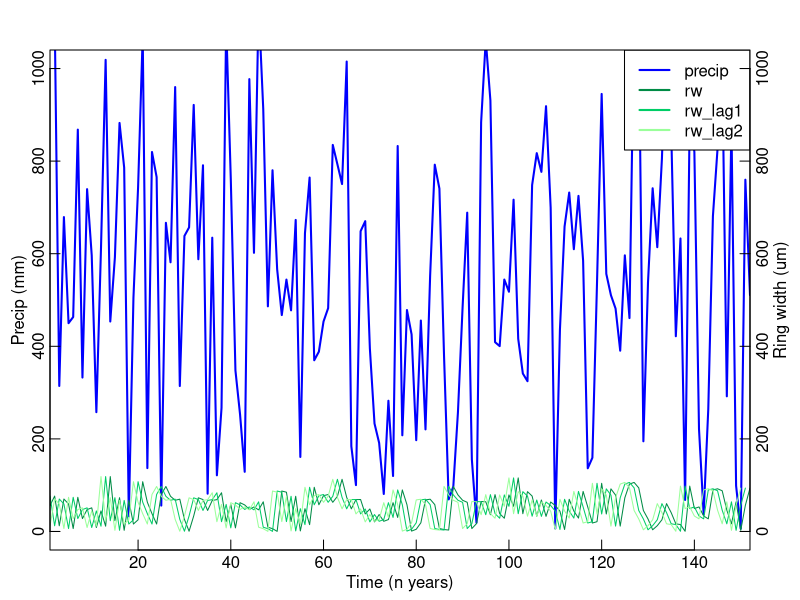
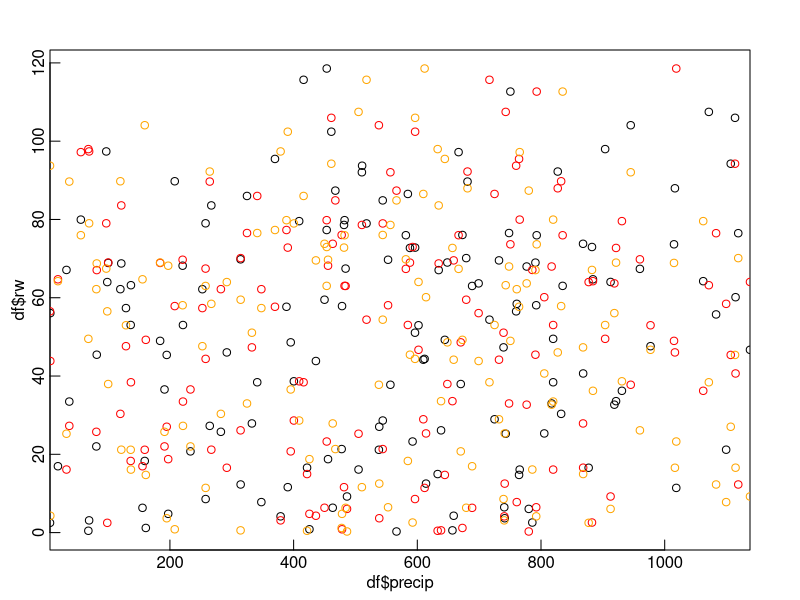

R code for these plots, in order:
## ---- chunk 1
knitr::opts_chunk$set(echo = TRUE)
## ---- chunk 2
library(dplyr, quiet=T)
library(stats, quiet=T)

t <- 152 # length of the time series (number of years of observation); 152 is arbitrary
t.seq <- 1:t # a sequence from year 1 to year t

# Generate 152 random observations for dummy precip data
set.seed(42) # Set the random number generator seed for reproducibility
P <- abs(0.2*sin(t.seq)+runif(t.seq))*1000 # 152 observations between 0 mm and 1000 mm a year, a reasonable range

# Make the chronology to regress against the precip data
# Generate 152 observations of dummy ringwidth data
set.seed(999)
rw <- abs(0.2*sin(t.seq)+runif(t.seq))*100

# Lag rw by 1 and 2 years
rw.1 <- lead(rw, 1L)
rw.2 <- lead(rw, 2L)

# Bring it all together in a dataframe
df <- data.frame('year'=t.seq, 'precip'=P, 'rw'=rw, 'rw_lag1'=rw.1, 'rw_lag2'=rw.2)
## ---- chunk 3
# Show the dataframe
head(df)
## ---- chunk 4

# Plot the time series
par(tcl = 0.5, mar = rep(2.2, 4)+.3, mgp = c(1.1, 0.1, 0),xaxs="i")
plot(df$year,rep(1,t), 
     type="n", 
     axes=FALSE, 
     ylab="Precip (mm)", 
     xlab="Time (n years)", 
     ylim=c(0,1000))
lines(df$year, df$precip, type='l', col='blue', lwd=2)
lines(df$rw, type='l', col='springgreen4')
lines(df$rw_lag1, type='l', col='springgreen3')
lines(df$rw_lag2, type='l', col='palegreen1')
mtext("Ring width (um)", side = 4, line = 1)  
legend("topright", c("precip", "rw", "rw_lag1", "rw_lag2"), lwd = 2,
       col = c("blue", "springgreen4", "springgreen3", "palegreen1"),
       bg = "white")
axis(1);axis(2); axis(4)
box()
## ---- chunk 5
plot(df$precip, df$rw)
points(df$precip, df$rw_lag1, col='red')
points(df$precip, df$rw_lag2, col='orange')
## ---- chunk 6
mlm <- lm(precip ~ rw+rw_lag1+rw_lag2, data=df)
summary(mlm)
